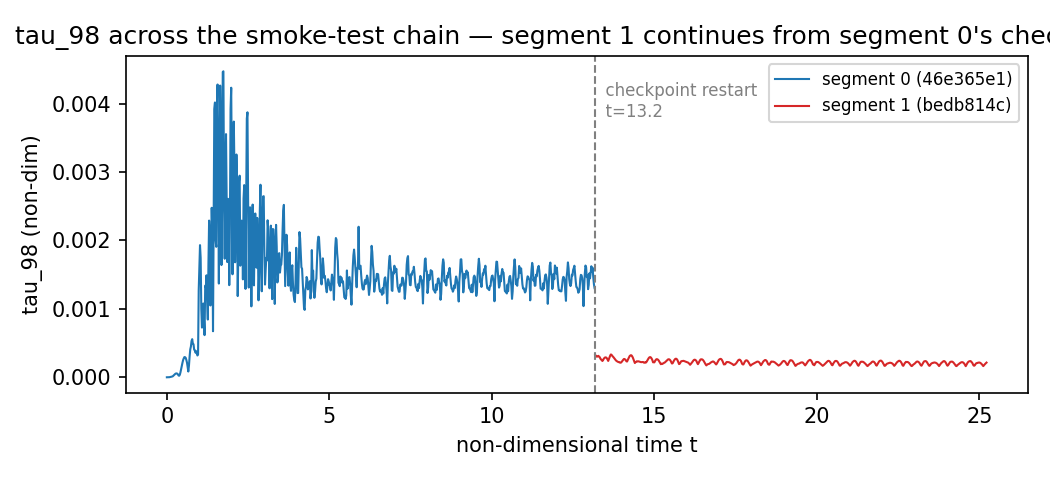
#> input picture docs_site/assets/img/first-sweep-tau98.png, 1050 x 480 px
$ python crop_s3_kim.py ../../../docs_site/assets/img/first-sweep-tau98.png
#> lines starting #> are read from the running program, lines starting #| are printed output that depends on the picture
"""Crop Kim 2025 Fig. (p.7, img i-007-006) to the field of panel (a) only: no axes, no colour bar, no labels.
Usage: uv run python tools/crop_s3_kim.py SRC.png -> ../public/s3_kim.png
Fractions found by eye from the full image; re-check the output visually.
"""
import sys
from pathlib import Path

from PIL import Image

src = Image.open(sys.argv[1]).convert("RGB")
w, h = src.size
#> w = 1050; h = 480
box = (int(0.135 * w), int(0.045 * h), int(0.915 * w), int(0.415 * h))
#> box = (141, 21, 960, 199)
out = Path(__file__).resolve().parent.parent / "public" / "s3_kim.png"
src.crop(box).save(out)
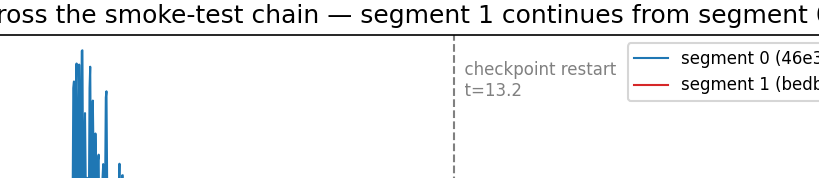
#> saved as s3_kim.png: PIL image 819x178 RGB; mean R, G, B 239.1, 240.6, 241.8
print("wrote", out, src.crop(box).size, "from", (w, h))
#| wrote talks/dfd2026/public/s3_kim.png (819, 178) from (1050, 480)

$ run again, on docs_site/assets/img/tau-percentile-sensitivity.png
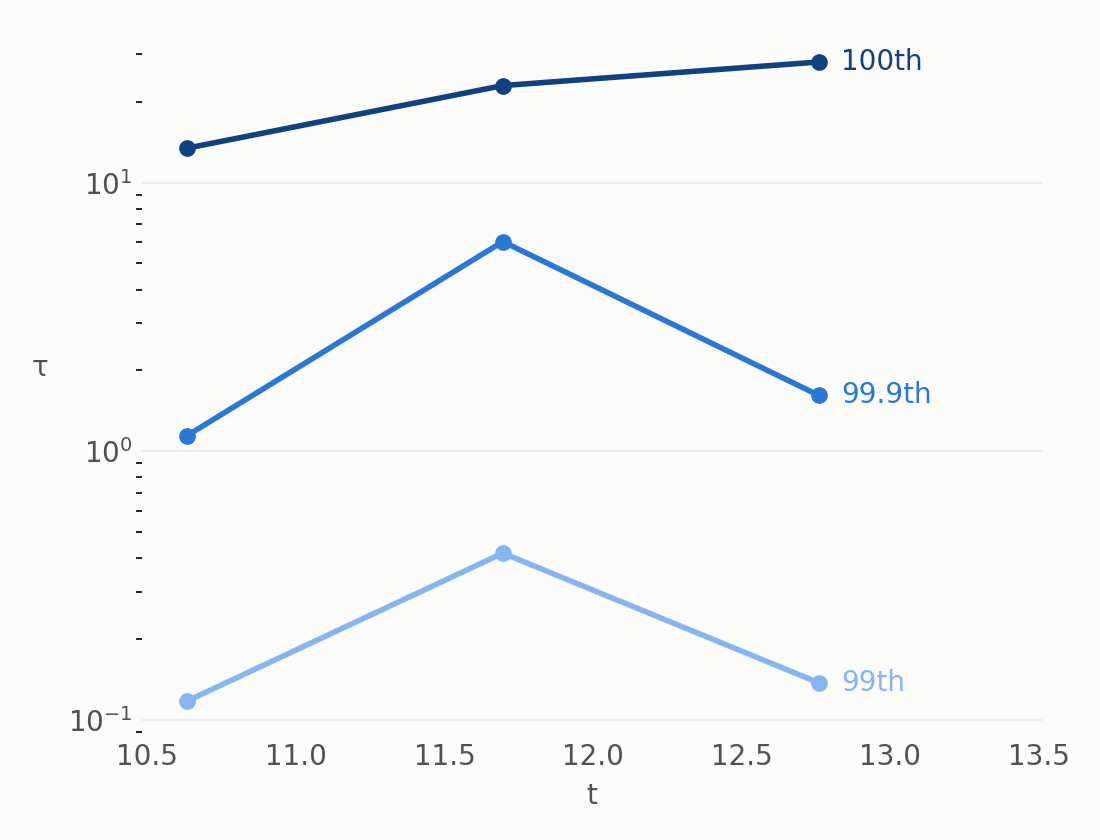
#> input picture docs_site/assets/img/tau-percentile-sensitivity.png, 1100 x 840 px
#> `src.crop(box).save(out)`:
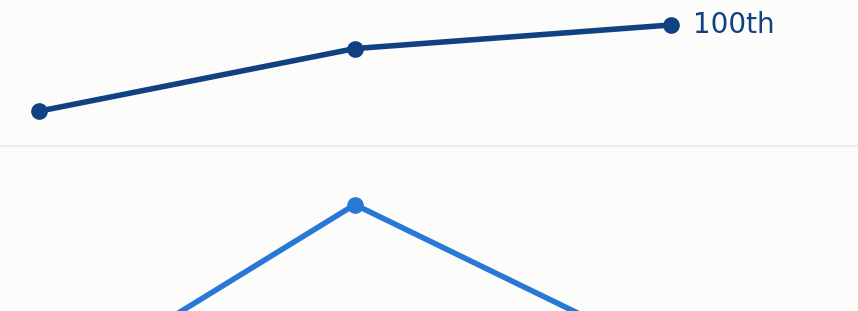
#> saved as s3_kim.png: PIL image 858x311 RGB; mean R, G, B 245.8, 247.4, 248.4
#| wrote talks/dfd2026/public/s3_kim.png (858, 311) from (1100, 840)

$ run again, on docs_site/assets/img/us-vs-upstream-heatmap.png
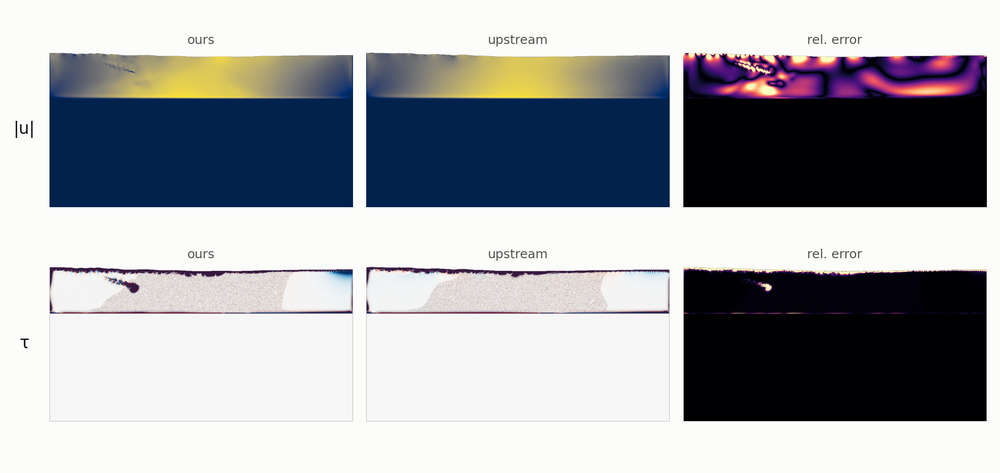
#> input picture docs_site/assets/img/us-vs-upstream-heatmap.png, 1000 x 473 px, shrunk from 1980 x 936 before the run
#> `src.crop(box).save(out)`:
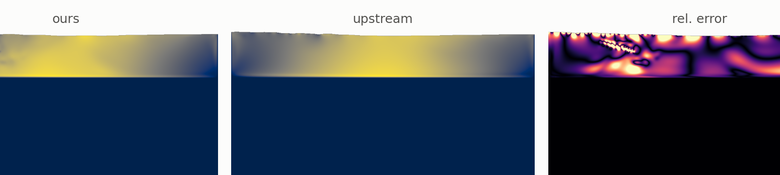
#> saved as s3_kim.png: PIL image 780x175 RGB; mean R, G, B 89.9, 96.9, 109.6
#| wrote talks/dfd2026/public/s3_kim.png (780, 175) from (1000, 473)
